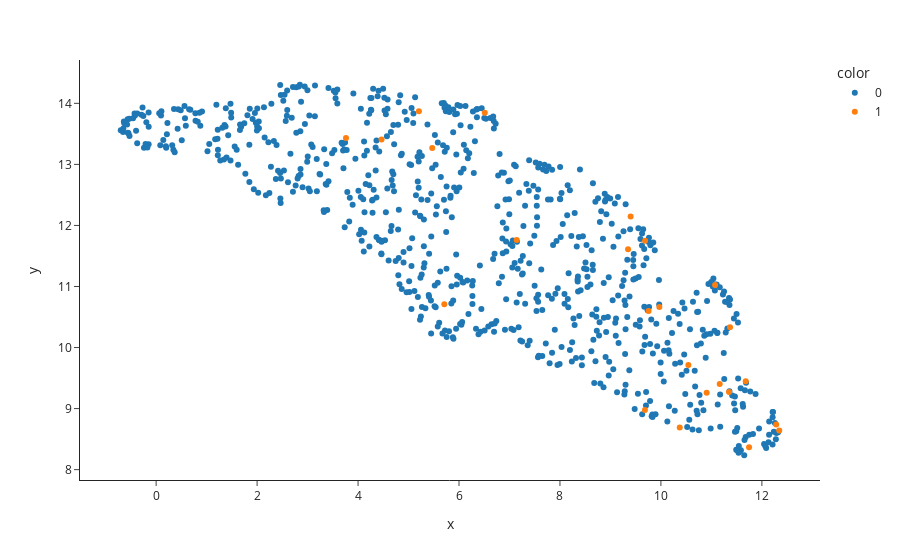

Notebook cell for this chart:
### Markdown cell above
A very small p value suggests a strong association between the age of the worm and the morphology of the DVB neuron.

Moving forward, our goal is to identify mutations that impact the morphology of the DVB neuron. To achieve this, we will rely on the Laplacian score once again. However, it is essential to consider the unequal representation of worms with a given genotype across different ages in the dataset. To address this issue, we will account for the uneven distribution of ages for each genotype. As an example, we will investigate the impact of deleterious mutations in the unc-25 gene. Let us first look at their distribution in the cell morphology space:

### Code cell
plotly.express.scatter(x=embedding[:,0], 
                       y=embedding[:,1], 
                       template="simple_white", 
                       hover_name=[m + ".swc" for m in cells],
                       color = [str(m) for m in metadata["unc-25"]])

### Figure 1 — Plotly figure (JSON) as saved in the notebook; plotly's stock layout.template omitted (floating-point values rounded to 4 significant figures; data arrays with more than 128 entries replaced by an {"elided": "..."} marker saying what was removed)
{"data": [{"hovertemplate": "<b>%{hovertext}</b><br><br>color=0<br>x=%{x}<br>y=%{y}<extra></extra>", "hovertext": {"elided": "775 str values"}, "legendgroup": "0", "marker": {"color": "#1F77B4", "symbol": "circle"}, "mode": "markers", "name": "0", "orientation": "v", "showlegend": true, "type": "scatter", "x": {"elided": "775 float values"}, "xaxis": "x", "y": {"elided": "775 float values"}, "yaxis": "y"}, {"hovertemplate": "<b>%{hovertext}</b><br><br>color=1<br>x=%{x}<br>y=%{y}<extra></extra>", "hovertext": ["folder_2016-9-12_file_541 unc-25 day 3_1-exported.swc", "folder_2016-9-12_file_541 unc-25 day 3_2-exported.swc", "folder_2016-9-12_file_541 unc-25 day 3_3-exported.swc", "folder_2016-9-12_file_541 unc-25 day 3_4-exported.swc", "folder_2016-9-12_file_541 unc-25 day 3_5-exported.swc", "folder_2016-9-12_file_541 unc-25 day 3_6-exported.swc", "folder_2017-8-16_file_unc-25 541 day 1_1-exported.swc", "folder_2017-8-16_file_unc-25 541 day 1_2-exported.swc", "folder_2017-8-16_file_unc-25 541 day 1_3-exported.swc", "folder_2017-8-16_file_unc-25 541 day 1_4-exported.swc", "folder_2017-8-16_file_unc-25 541 day 1_5-exported.swc", "folder_2017-8-16_file_unc-25 541 day 1_6-exported.swc", "folder_2017-8-16_file_unc-25 541 day 1_7-exported.swc", "folder_2017-8-22_file_unc-25 541 day 1_1-exported.swc", "folder_2017-8-22_file_unc-25 541 day 1_2-exported.swc", "folder_2017-8-22_file_unc-25 541 day 1_3-exported.swc", "folder_2017-8-22_file_unc-25 541 day 1_4-exported.swc", "folder_2017-8-22_file_unc-25 541 day 1_5-exported.swc", "folder_2017-8-23_file_unc-25 541 day 1_1-exported.swc", "folder_2017-8-23_file_unc-25 541 day 1_2-exported.swc", "folder_2017-8-23_file_unc-25 541 day 1_3-exported.swc", "folder_2017-8-23_file_unc-25 541 day 1_4-exported.swc", "folder_2017-8-30_file_unc-25 541 day 1_1-exported.swc", "folder_2017-8-30_file_unc-25 541 day 1_2-exported.swc"], "legendgroup": "1", "marker": {"color": "#FF7F0E", "symbol": "circle"}, "mode": "markers", "name": "1", "orientation": "v", "showlegend": true, "type": "scatter", "x": [4.465, 5.709, 3.761, 7.142, 5.47, 5.205, 11.07, 10.37, 10.54, 11.37, 11.68, 11.35, 9.969, 12.28, 6.511, 9.349, 10.91, 12.34, 11.16, 9.756, 9.686, 11.75, 9.4, 9.684], "xaxis": "x", "y": [13.41, 10.71, 13.43, 11.76, 13.27, 13.87, 11.03, 8.691, 9.714, 10.33, 9.449, 9.272, 10.66, 8.741, 13.84, 11.61, 9.257, 8.64, 9.401, 10.6, 11.75, 8.368, 12.15, 8.978], "yaxis": "y"}], "layout": {"legend": {"title": {"text": "color"}, "tracegroupgap": 0}, "margin": {"t": 60}, "xaxis": {"anchor": "y", "domain": [0, 1], "title": {"text": "x"}}, "yaxis": {"anchor": "x", "domain": [0, 1], "title": {"text": "y"}}}}
